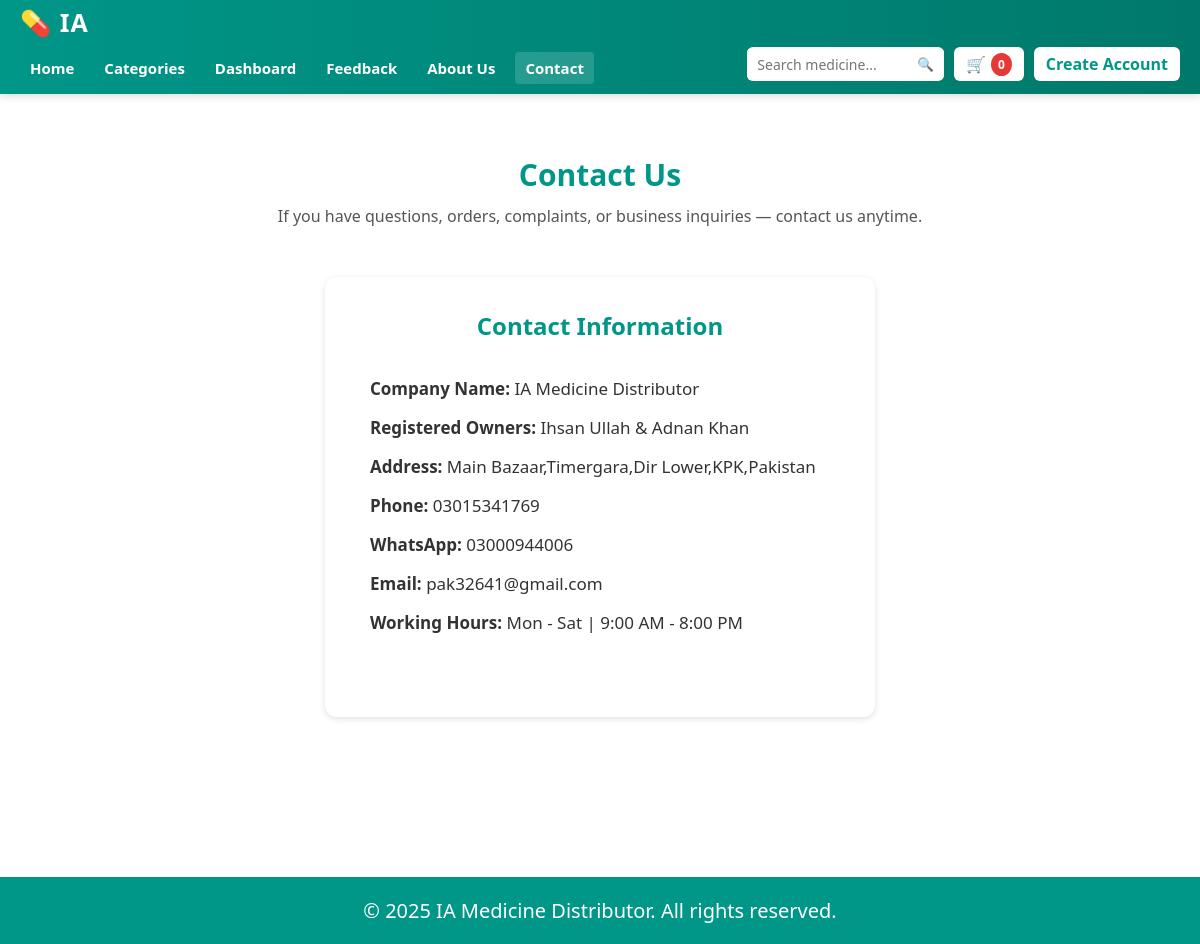
The page /contact.php on the database its author committed.
### tables this page shows
CREATE TABLE `contact_info` (
  `contact_id` int(11) NOT NULL,
  `phone` varchar(20) DEFAULT NULL,
  `email` varchar(100) DEFAULT NULL,
  `address` varchar(255) DEFAULT NULL,
  `updated_at` timestamp NOT NULL DEFAULT current_timestamp() ON UPDATE current_timestamp(),
  `company_name` varchar(255) DEFAULT NULL,
  `owners` varchar(255) DEFAULT NULL,
  `whatsapp` varchar(255) DEFAULT NULL,
  `working_hours` varchar(255) DEFAULT NULL
);

### contact.php (the view, shortened to what this page needs)
<?php
include("connection.php");
$query = mysqli_query($conn,"SELECT * FROM contact_info LIMIT 1");
$contact = mysqli_fetch_assoc($query);
?>
<!DOCTYPE html>
<html lang="en">
<head>
  <link rel="stylesheet" href="contact.css" />
</head>
<body>
<?php include("menu.php"); ?>
<section class="contact-section">
  <h1>Contact Us</h1>
  <p>If you have questions, orders, complaints, or business inquiries — contact us anytime.</p>
  <div class="contact-container">
    <div class="contact-info">
      <h2>Contact Information</h2>
      <p><strong>Company Name:</strong>
        <?= $contact['company_name'] ?? "Not Available"; ?>
      </p>
      <p><strong>Registered Owners:</strong>
        <?= $contact['owners'] ?? "Not Available"; ?>
      </p>
      <p><strong>Address:</strong>
        <?= $contact['address'] ?? "Not Available"; ?>
      </p>
      <p><strong>Phone:</strong>
        <?= $contact['phone'] ?? "Not Available"; ?>
      </p>
      <p><strong>WhatsApp:</strong>
        <?= $contact['whatsapp'] ?? "Not Available"; ?>
      </p>
      <p><strong>Email:</strong>
        <?= $contact['email'] ?? "Not Available"; ?>
      </p>
      <p><strong>Working Hours:</strong>
        <?= $contact['working_hours'] ?? "Not Available"; ?>
      </p>
    </div>
  </div>
</section>
<footer>
  <p>© 2025 IA Medicine Distributor. All rights reserved.</p>
</footer>
</body>
</html>

### contact.css (style rules this page uses)
.contact-section { padding: 60px 40px; text-align: center; }
.contact-section h1 { color: #009688; font-size: 30px; margin-bottom: 10px; }
.contact-section p { color: #555; margin-bottom: 40px; font-size: 16px; }
.contact-container { display: flex; justify-content: center; flex-wrap: wrap; gap: 40px; height:450px ; }
.contact-info, .contact-form { background: white; padding: 25px; width: 550px; border-radius: 12px; box-shadow: 0px 2px 6px rgba(0, 0, 0, 0.12); text-align: left; margin-top: 10px; }
.contact-info h2, .contact-form h2 { color: #009688; margin-bottom: 20px; margin-top: 7px; text-align: center; }
.contact-info p { margin: 1px 0; font-size: 17px; color: #333; margin-left: 20PX; padding-top: 15px; }
footer { background: #009688; color: #fff; text-align: center; padding: 20px 0; margin-top: 100px; font-size: 20px; }

### menu.php (style rules this page uses)
* { margin: 0; padding: 0; box-sizing: border-box; font-family: 'Segoe UI', Arial, sans-serif; }

### rows shown on the page
contact_info: company_name "IA Medicine Distributor", owners "Ihsan Ullah & Adnan Khan", address "Main Bazaar,Timergara,Dir Lower,KPK,Pakistan", phone "03015341769", whatsapp "03000944006", email "pak32641@gmail.com", working_hours "Mon - Sat | 9:00 AM - 8:00 PM"
